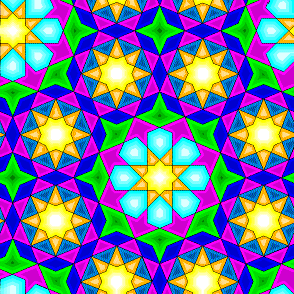
%> input picture assignment3/octone.gif, 294 x 294 px
$ octave Question1.m   (GNU Octave 9; MATLAB toolbox functions it lacks are replaced by stand-ins)
%> lines starting %> are read from the running program, lines starting %| are printed output that depends on the picture; in (x1, y1, x2, y2) boxes, pixels count from 0 and x2, y2 are one past the last pixel; in counts of white or black regions, pixels touching at a corner belong together; the program's own positions count from 1
%% Yash Patel, 201301134 %%
% CSE, IIIT-H %

% Read the image. %
[img map] = imread('octone.gif');
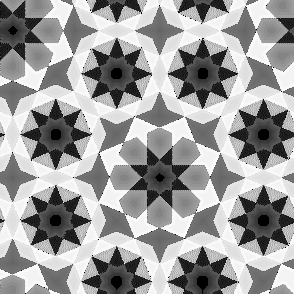
%> img: size 294x294 uint8; min 0, max 255, mean 157.1
%> map = 256 rows, first 12: [1 1 1; 0.129 0 0; 0.29 0 0; 0.58 0.129 0; 0.42 0.129 0; 0.776 0.58 0.42; 0.29 0.129 0; 0.871 0.58 0.322; 0.871 0.42 0; 0.647 0.42 0.192; 0.58 0.29 0; 1 0.839 0.612]

% Convert this to jpg image. %
if ~isempty(map), img = ind2rgb(img, map); end

% Convert image from rgb to hsv %
im = rgb2hsv(img);
%> im: size 294x294x3 double; mean H, S, V 0.496, 0.917, 0.882

% Take hue, saturation and value %
im_hue = round(im(:,:,1)*360);
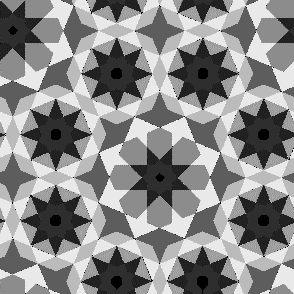
%> im_hue: size 294x294 double; min 0, max 327, mean 178.5; drawn with min black and max white
im_saturation = im(:,:,2);
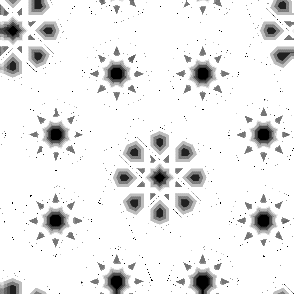
%> im_saturation: size 294x294 double; min 0, max 1, mean 0.917
im_value = im(:,:,3);
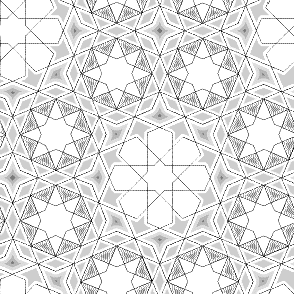
%> im_value: size 294x294 double; min 0, max 1, mean 0.882

% Set min and max hue values for Yellow.%
yellow_min = 57;
yellow_max = 90;

% Get binary image corresponting to yellow range. %
yellow = ((im_hue>yellow_min)&(im_hue<=yellow_max));
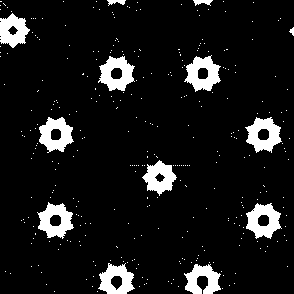
%> yellow: size 294x294 logical; 9.1% white; 327 white regions (314 under 20 px), largest, box (x1, y1, x2, y2) and area: (184, 55, 221, 92) 781, (98, 56, 135, 91) 772, (37, 202, 74, 239) 771

% Make corresponding RGB image. %
RGB = zeros(size(im,1), size(im,2), 3);
RGB(:, :, 1) = yellow;
%> RGB: size 294x294x3 double; mean H, S, V 0.0907, 0, 0
RGB(:, :, 2) = yellow;
%> RGB: size 294x294x3 double; mean H, S, V 0.0907, 0.0907, 0
RGB(:, :, 3) = 0.3*yellow;
%> RGB: size 294x294x3 double; mean H, S, V 0.0907, 0.0907, 0.0272

$ run again, with assignment3/question3_bg.jpg saved as assignment3/octone.gif
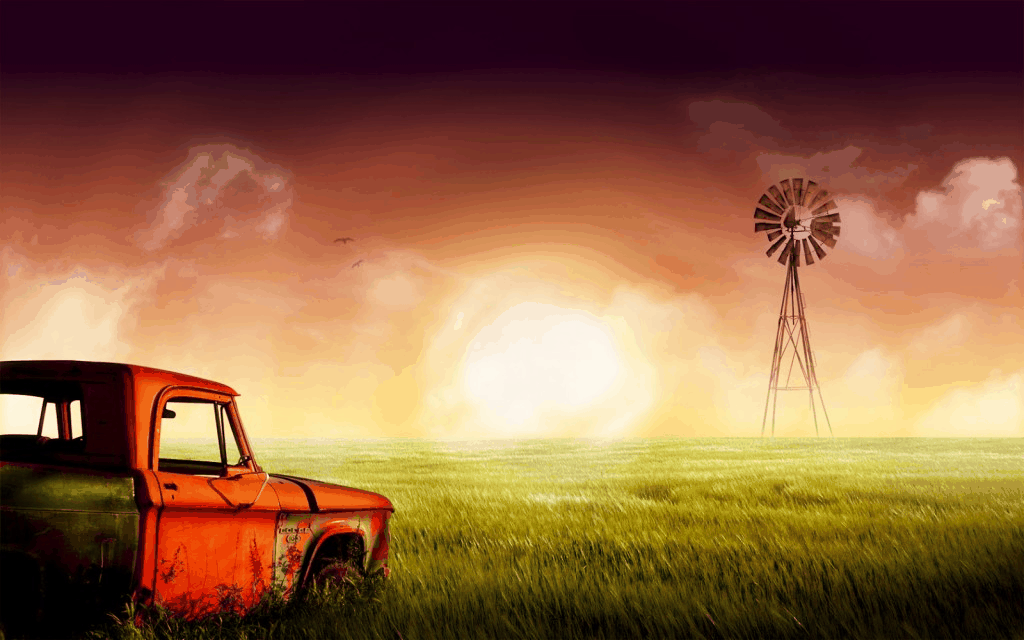
%> input picture assignment3/question3_bg.jpg, 1024 x 640 px
%> `[img map] = imread('octone.gif');`:
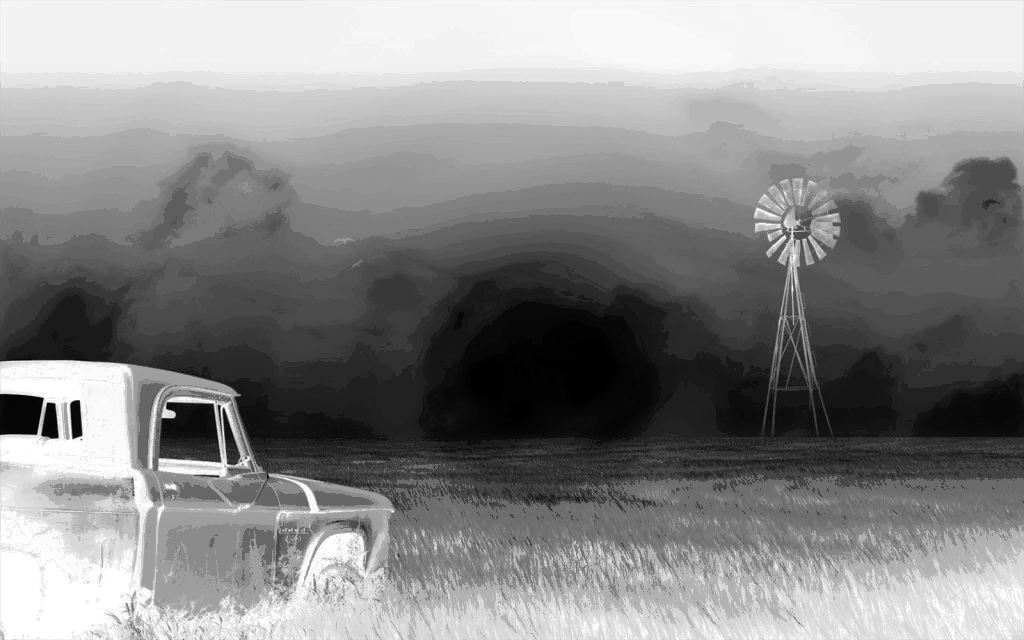
%> img: size 640x1024 uint8; min 0, max 255, mean 136.3
%> map = 256 rows, first 12: [0.992 0.973 0.925; 0.992 0.965 0.918; 0.988 0.957 0.914; 0.984 0.957 0.91; 0.996 0.965 0.875; 0.992 0.961 0.859; 0.992 0.949 0.827; 0.984 0.941 0.871; 0.992 0.941 0.792; 0.976 0.918 0.831; 0.996 0.937 0.749; 0.996 0.925 0.714]
%> im: size 640x1024x3 double; mean H, S, V 0.262, 0.659, 0.561
%> `im_value = im(:,:,3);`:
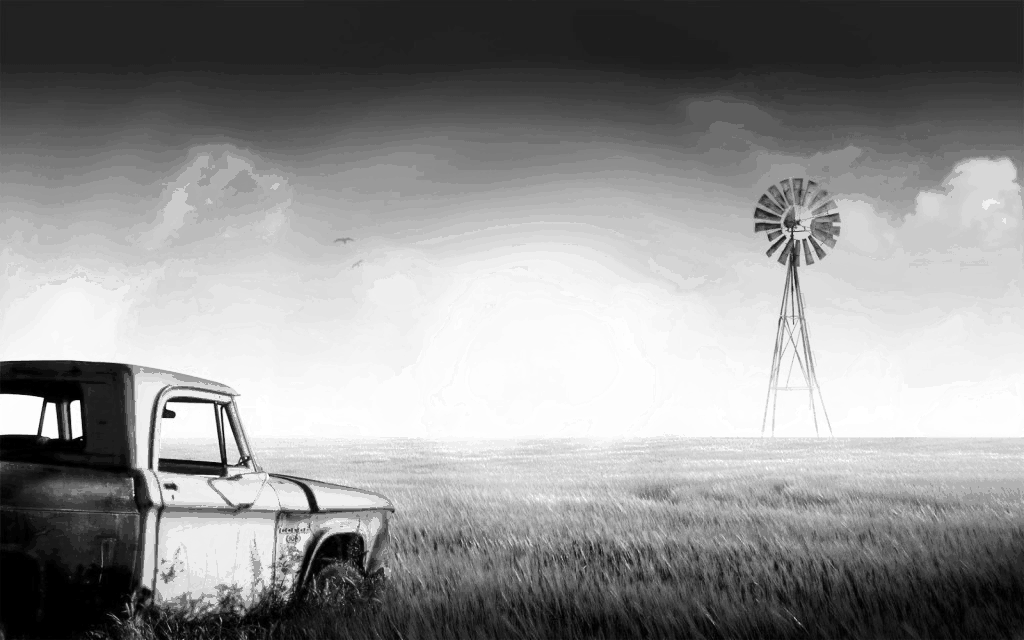
%> im_value: size 640x1024 double; min 0, max 1, mean 0.561
%> yellow: size 640x1024 logical; every value is 0
%> RGB: size 640x1024x3 double; every value is 0
